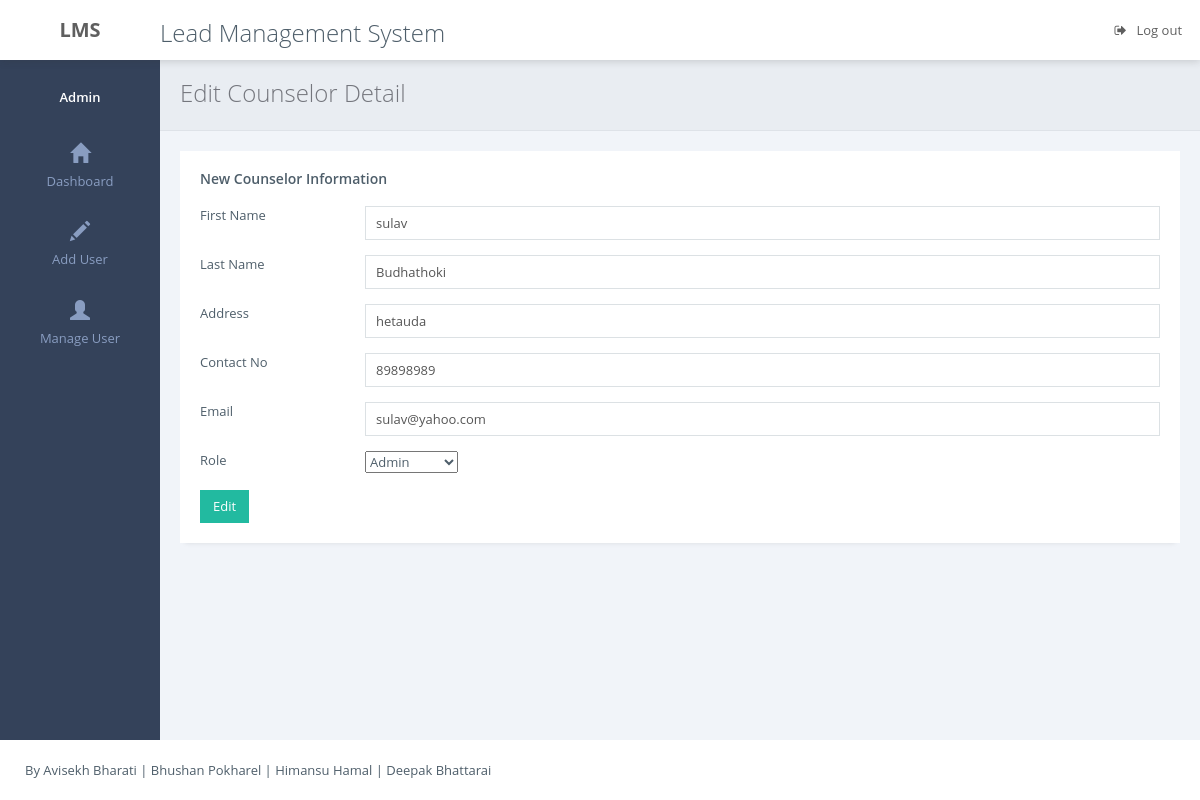
Screenshot of /admin/editUser/1 (signed in) with the database file from the repository.
### tables this page shows
CREATE TABLE IF NOT EXISTS `user` (
  `user_id` int(11) NOT NULL AUTO_INCREMENT,
  `fname` varchar(20) NOT NULL,
  `lname` varchar(20) NOT NULL,
  `address` varchar(50) NOT NULL,
  `contactno` varchar(20) NOT NULL,
  `email` varchar(50) NOT NULL,
  `password` varchar(100) NOT NULL,
  `role` tinyint(1) NOT NULL,
  PRIMARY KEY (`user_id`)
);

### application/controller/admin.php (called while the page is built, shortened)
<?php
if($_SESSION['usertype']==1){
class Admin extends Controller
{
	public function editUser($id){
		$data =  $this->model->getUserById($id);
		require APP . 'view/_templates/header1.php';
        require APP . 'view/admin/edit-user.php';
        require APP . 'view/_templates/footer1.php';
	}
}
}
else
	echo 'Failed !';
?>

### public/index.php (called while the page is built, shortened)
<?php
require APP . 'core/controller.php';
$app = new Application();

### application/core/controller.php (called while the page is built, shortened)
<?php
class Controller
{
    public $db = null;
    private function openDatabaseConnection()
    {
        $options = array(PDO::ATTR_DEFAULT_FETCH_MODE => PDO::FETCH_OBJ, PDO::ATTR_ERRMODE => PDO::ERRMODE_WARNING);
        $this->db = new PDO(DB_TYPE . ':host=' . DB_HOST . ';dbname=' . DB_NAME . ';charset=' . DB_CHARSET, DB_USER, DB_PASS, $options);
    }
    public function loadModel()
    {
        require APP . 'model/lmsmodel.php';
        $this->model=new LmsModel($this->db);
    }
}

### application/model/lmsmodel.php (called while the page is built, shortened)
<?php
class LmsModel
{
    function __construct($db)
    {
        try {
            $this->db = $db;
        } catch (PDOException $e) {
            exit('Database connection could not be established.');
        }
    }
    public function getUserById($id){
        $sql = "Select * from user where user_id ='$id'";
        $query = $this->db->prepare($sql);
        $query->execute();
        return $query->fetch();
    }
}
?>

### application/view/admin/edit-user.php (the view, shortened to what this page needs)
<div class="page-inner">
    <div class="page-title">
        <h3>Edit Counselor Detail</h3>
    </div>
    <div id="main-wrapper">
        <div class="row">
            <div class="col-md-12">
                <div class="panel panel-white">
                    <div class="panel-heading clearfix">
                        <h4 class="panel-title">New Counselor Information</h4>
                    </div>
                    <div class="panel-body">
                        <form class="form-horizontal" method="Post" action="<?php echo URL;?>admin/_editUser">
                            <div class="form-group">
                                <label for="input-fname" class="col-sm-2 ">First Name</label>
                                <div class="col-sm-10">
                                    <input type="text" name='fname' value="<?php echo $data->fname; ?>" class="form-control" id="input-fname" >
                                </div>
                            </div>
                            <div class="form-group">
                                <label for="input-lname" class="col-sm-2 ">Last Name</label>
                                <div class="col-sm-10">
                                    <input type="text" name='lname'  value="<?php echo $data->lname; ?>"  class="form-control" id="input-lname">
                                </div>
                            </div>
                            <div class="form-group">
                                <label for="input-address" class="col-sm-2 ">Address</label>
                                <div class="col-sm-10">
                                    <input type="text" name='address' value="<?php echo $data->address; ?>"  class="form-control" id="input-address">
                                </div>
                            </div>
                            <div class="form-group">
                                <label for="input-contact" class="col-sm-2 ">Contact No</label>
                                <div class="col-sm-10">
                                    <input type="text" name='contactno' value="<?php echo $data->contactno; ?>"  class="form-control" id="input-contact">
                                </div>
                            </div>
                            <div class="form-group">
                                <label for="input-email" class="col-sm-2 ">Email</label>
                                <div class="col-sm-10">
                                    <input type="text" name='email' value="<?php echo $data->email; ?>"  class="form-control" id="input-email">
                                </div>
                            </div>
                            <div class="form-group">
                                <label for="input-email" class="col-sm-2 ">Role</label>
                                <div class="col-sm-10">
                                    <select name="role">
                                        <option <?php if($data->role == '1'){ echo 'selected';} else{ echo '';}  ?> value='1'>Admin</option>
                                    </select>
                                </div>
                            </div>
                            <input type="submit" class="btn btn-success" name="btn_submit" value="Edit" />
                        </form>
                    </div>
                </div>
            </div>
        </div>
    </div>
    <div class="page-footer">
        <p class="no-s">By Avisekh Bharati | Bhushan Pokharel | Himansu Hamal | Deepak Bhattarai</p>
    </div>
</div>

### rows the page displays
user: fname "sulav", lname "Budhathoki", address "hetauda", contactno "89898989", email "sulav@yahoo.com", role "Admin"
